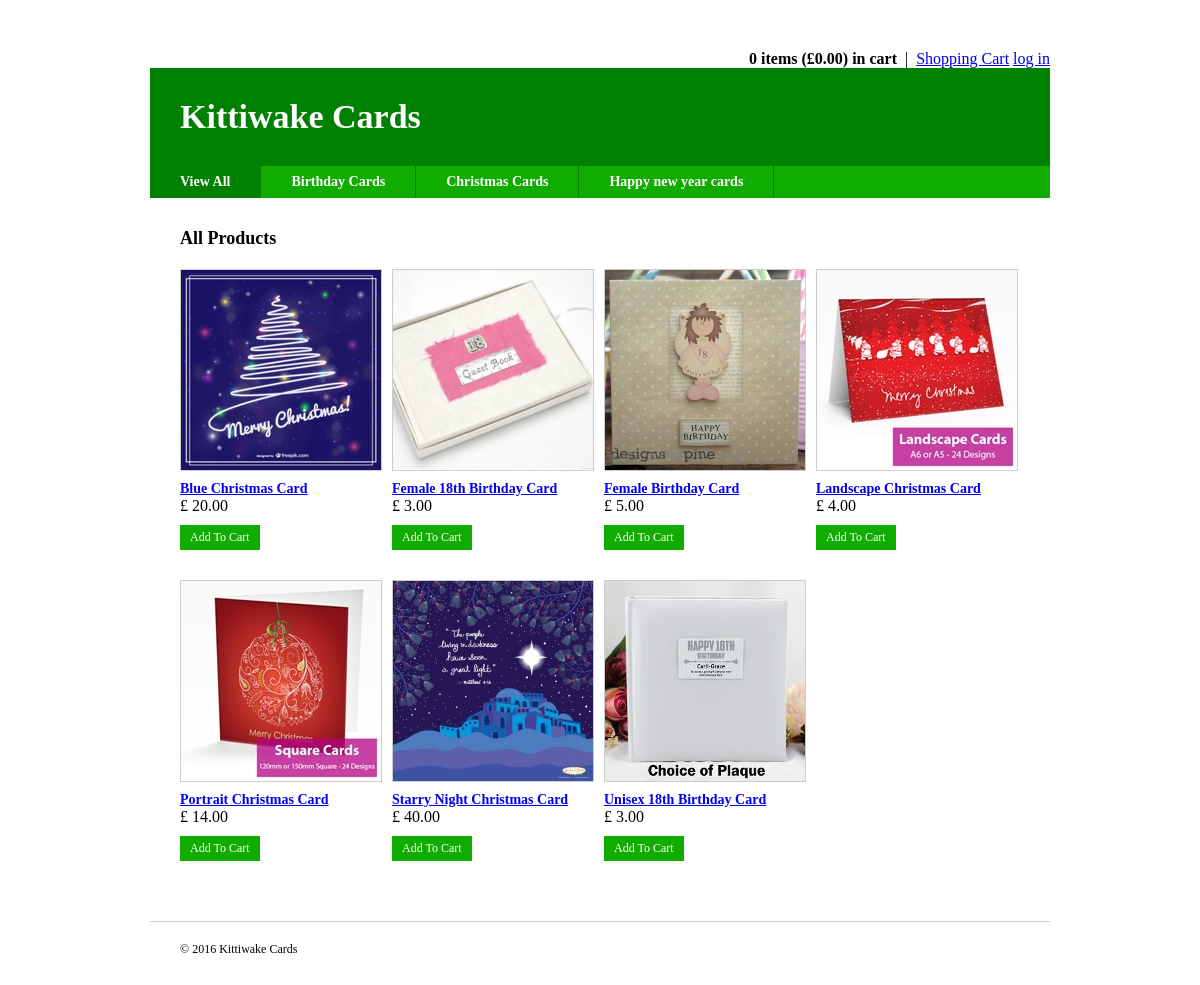
The page / on the database its author committed.
### tables this page shows
CREATE TABLE IF NOT EXISTS `tbl_categories` (
  `id` int(11) NOT NULL AUTO_INCREMENT,
  `name` varchar(32) NOT NULL,
  PRIMARY KEY (`id`)
);

CREATE TABLE IF NOT EXISTS `tbl_products` (
  `id` int(11) NOT NULL AUTO_INCREMENT,
  `category_id` int(11) NOT NULL,
  `name` varchar(32) NOT NULL,
  `description` text NOT NULL,
  `price` decimal(10,2) NOT NULL,
  `image` text NOT NULL,
  PRIMARY KEY (`id`)
);

### app/models/m_products.php (the view, shortened to what this page needs)
<?php
class Products
{
	private $Database;
	private $db_table = 'tbl_products';
	function __construct()
	{
		global $Database;
		$this->Database = $Database;
	}
	public function get($id = NULL)
	{
		$data = array();
		if (is_array($id))
		{
			$items ='';
			foreach ($id as $item)
			{
				if ($items != '')
				{
					$items .=',';
				}
				$items .= $item;
			}
			if ($result = $this->Database->query("SELECT id, name, description, price, image FROM $this->db_table WHERE id IN ($items) ORDER BY name"))
			{
				if ($result->num_rows > 0)
				{
					while ($row = $result->fetch_array())
					{
						$data[]= array(
							'id' => $row['id'],
							'name' => $row['name'],
							'description' => $row['description'],
							'price' => $row['price'],
							'image' => $row['image']
							);
					}
				}
			}
		}
		else
		{
			if ($result = $this->Database->query("SELECT * FROM " . $this->db_table . " ORDER BY name ASC"))
			{
				if ($result->num_rows > 0)
				{
					while ($row = $result->fetch_array())
					{
						$data[] = array('id'=> $row['id'], 'name'=> $row['name'], 'price'=> $row['price'], 'image'=> $row['image']);
					}
				}
			}
		}
		return $data;
	}
	public function create_product_table($cols = 4, $category = NULL)
	{
		if ($category != NULL)
		{
			$products = $this->get_in_category($category);
		}
		else
		{
			$products = $this->get();
		}
		$data = '';
		if (! empty($products))
		{
			$i = 1;
			foreach ($products as $product)
			{
				$data .= '<li';
				if ($i == $cols)
				{
					$data .= ' class="last"';
					$i = 0;
				}
				$data .= '><a href="' . SITE_PATH . 'product.php?id=' . $product['id'] . '">';
				$data .= '<img src="' . IMAGE_PATH . $product['image'] . '"alt="' . $product['name'] . '"><br>';
				$data .= '<strong>' . $product['name'] . '</strong></a><br/>£ ' . $product['price'];
				$data .= '<br><a class="button_sml" href="' . SITE_PATH . 'cart.php?id=' . $product['id'] . '">Add To Cart</a></li>';
				$i++;
			}
		}
		return $data;
	}
}

### index.php (shortened to what this page needs)
<?php
include('app/init.php');
$Template->set_data('page_class', 'home');
if (isset($_GET['id']) && is_numeric($_GET['id']))
{
	$category = $Categories->get_categories($_GET['id']);
	if ( ! empty($category))
	{
		$category_nav = $Categories->create_category_nav($category['name']);
		$Template->set_data('page_nav', $category_nav);
		$cat_products = $Products->create_product_table(4, $_GET['id']);
		if ( ! empty($cat_products))
		{
			$Template->set_data('products', $cat_products);
		}
		else
		{
			$Template->set_data('products', '<li>No products exist in this category</li>');
		}
		$Template->load('app/views/v_public_home.php', $category['name']);
	}
	else
	{
		$Template->redirect(SITE_PATH);
	}
}
else
{
	$category_nav = $Categories->create_category_nav('home');
	$Template->set_data('page_nav', $category_nav);
	$products = $Products->create_product_table();
	$Template->set_data('products', $products);
	$Template->load('app/views/v_public_home.php', 'Welcome');
}

### app/models/m_categories.php (shortened to what this page needs)
<?php
class Categories
{
	private $Database;
	private $db_table = 'tbl_categories';
	function __construct()
	{
		global $Database;
		$this->Database = $Database;
	}
	public function get_categories($id = NULL)
	{
		$data = array();
		if ($id != NULL)
		{
			if ($stmt = $this->Database->prepare ("SELECT id, name FROM " . $this->db_table . " WHERE id = ? LIMIT 1"))
			{
				$stmt->bind_param("i", $id);
				$stmt->execute();
				$stmt->store_result();
				$stmt->bind_result($cat_id, $cat_name);
				$stmt->fetch();
				if ($stmt->num_rows > 0)
				{
					$data = array ('id' => $cat_id, 'name' => $cat_name);
				}
				$stmt->close();
			}
		}
		else
		{
			if ($result = $this->Database->query("SELECT * FROM " . $this->db_table . " ORDER BY name"))
			{
				if ($result->num_rows > 0)
				{
					while ($row = $result->fetch_array())
					{
						$data[] = array('id' => $row['id'], 'name' => $row['name']);
					}
				}
			}
		}
		return $data;
	}
	public function create_category_nav($active = NULL)
	{
		$categories = $this->get_categories();
		$data = '<li';
		if ($active == strtolower('home'))
		{
			$data .= ' class ="active"';
		}
		$data .= '><a href="' . SITE_PATH . '">View All</a></li>';
		if ( ! empty($categories))
		{
			foreach($categories as $category)
			{
				$data .= '<li';
					$data .= '><a href="' . SITE_PATH . 'index.php?id=' . $category['id'] . '">' . $category['name'] . '</a></li>';
			}
		}
		return $data;
	}
}

### app/views/includes/public_header.php (shortened to what this page needs)
<!DOCTYPE html>
<html>
	<head>
	<link href="resources/css/style.css" media="all" rel="stylesheet" type="text/css">
	</head>
	<body class="<?php $this->get_data('page_class');?>">
		<div id="wrapper">
			<div class="secondarynav">
				<strong>
				<?php
					$items = $this->get_data('cart_total_items', FALSE);
					$price = $this->get_data('cart_total_cost', FALSE);
					if ($items == 1)
					{
						echo $items . ' item (&#163;' .$price. ') in cart';
					}
					else
					{
						echo $items . ' items (&#163;' .$price. ') in cart';
					}?>
				</strong> &nbsp;|&nbsp;
				<a href="<?php echo SITE_PATH;?>cart.php">Shopping Cart</a>
				<?php
				if (isset($_SESSION['login']))
				{
					echo '<a href="login.php?q=logout">log out</a>';
				}
				else
				{
					echo '<a href="login.php">log in</a>';
				}
				?>
			</div>
			<h1><?php echo SITE_NAME; ?></h1>
			<ul class="nav">
			</ul>

### app/models/m_template.php (shortened to what this page needs)
<?php
class Template
{
	private $data;
	public function load($url, $title = '')
	{
		include($url);
	}
	public function set_data($name, $value, $clean = FALSE)
	{
		if ($clean == TRUE)
		{
			$this->data[$name] = htmlentities($value, ENT_QUOTES);
		}
		else
		{
			$this->data[$name] = $value;
		}
	}
	public function get_data($name, $echo = TRUE)
	{
		if (isset($this->data[$name]))
		{
			if ($echo)
			{
				echo $this->data[$name];
			}
			else
			{
				return $this->data[$name];
			}
		}
		return '';
	}
}

### app/views/v_public_home.php (shortened to what this page needs)
<?php include("includes/public_header.php"); ?>
<div id ="content">
	<h2>All Products</h2>
	<ul class="products">
	</ul>
</div>
<?php include("includes/public_footer.php"); ?>

### app/views/includes/public_footer.php
			<div id="footer">
				&copy; <?php echo date('Y') . ' ' . SITE_NAME; ?>
			</div>
		</div>
	</body>
</html>

### resources/css/style.css (style rules this page uses)
body { margin: 0; padding: 20px; background: white; }
#wrapper { margin: 0 auto; padding: 30px; width: 900px; background: white; }
h1 { margin: 0; padding: 30px; background: green; color: white; font-size: 34px; }
.secondarynav { text-align: right; margin; 0 0 10px 0; }
.nav { overflow: hidden; margin: 0; padding: 0; list-style: none; background: #10ad00; }
.nav li { float: left; border-right: 1px solid green; }
.nav a { display: block; padding: 8px 30px; color: white; text-decoration: none; font-size: 14px; font-weight: bold; }
.nav li.active a { background: green; }
#content { min-height: 300px; padding: 30px; }
#footer { padding: 20px 0 0 30px; border-top: 1px solid #ccc; font-size: 12px; }
#content h2 { font-size: 18px; margin: 0 0 20px 0; padding: 0; }
#content .products { margin: 0; padding: 0; list-style-type: none; overflow: hidden; }
#content .products li { float: left; margin: 0 10px 30px 0; }
#content .products li.last { margin-right: 0; }
#content .products li img { border: 1px solid #ccc; margin-bottom: 4px; }
#content .products li strong { font-size: 14px; }
#content .button, #content .button_sml, #content .button_alt { display: inline-block; color: #fff; background: green; padding: 8px 20px; text-decoration: none; font-size: 13px; border: 0; cursor: pointer; }
#content .button_sml { padding: 5px 10px; font-size: 12px; margin-top: 10px; }
#content .button, #content .button_sml, #content .button_alt:hover { background: #10ad00; }

### rows shown on the page
tbl_categories: name "Birthday Cards"
tbl_categories: name "Christmas Cards"
tbl_categories: name "Happy new year cards"
tbl_products: image (picture), name "Blue Christmas Card", price "20.00"
tbl_products: image (picture), name "Female 18th Birthday Card", price "3.00"
tbl_products: image (picture), name "Female Birthday Card", price "5.00"
tbl_products: image (picture), name "Landscape Christmas Card", price "4.00"
tbl_products: image (picture), name "Portrait Christmas Card", price "14.00"
tbl_products: image (picture), name "Starry Night Christmas Card", price "40.00"
tbl_products: image (picture), name "Unisex 18th Birthday Card", price "3.00"

### other values the page prints
$items "0"
$price "0.00"
SITE_NAME "Kittiwake Cards"
